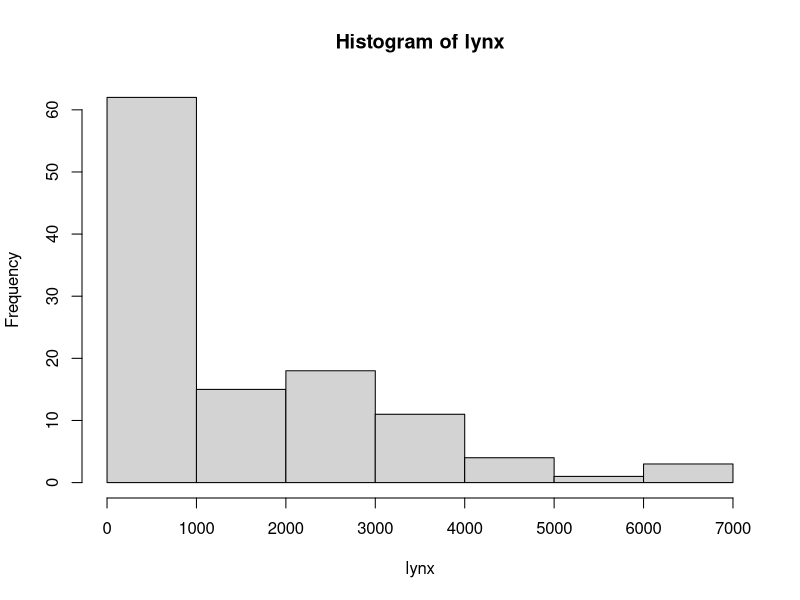
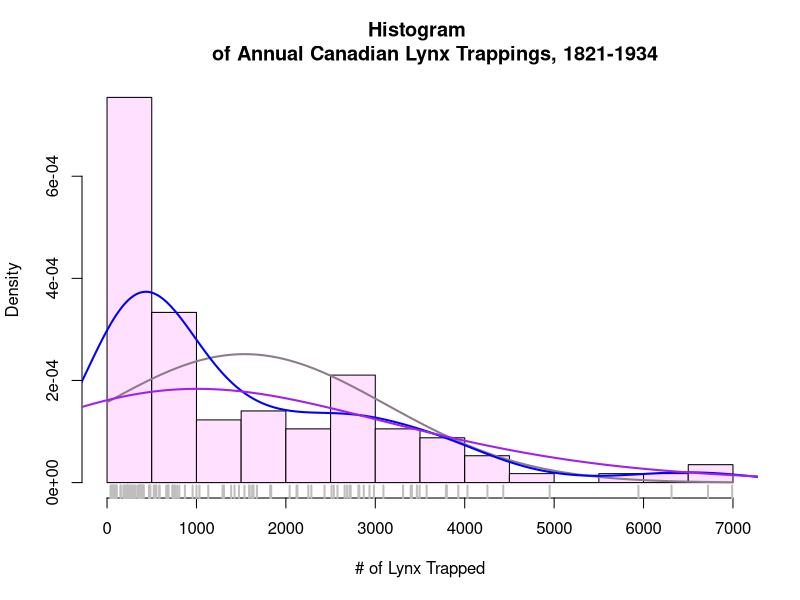

Recreate these plots in R, in order.
# File:   OverlayingPlots.R; Course: R: An Introduction (with RStudio)

# INSTALL AND LOAD PACKAGES ################################
library(datasets)  # Load/unload base packages manually

# LOAD DATA ################################################
# Annual Canadian Lynx trappings 1821-1934
?lynx
str(lynx)

# HISTOGRAM ################################################
# Default
hist(lynx)

# Add some options
hist(lynx, breaks = 14, freq = FALSE, col = "thistle1", main = paste("Histogram 
     of Annual Canadian Lynx", "Trappings, 1821-1934"), xlab = "# of Lynx Trapped")

# Add a normal distribution
curve(dnorm(x, mean = mean(lynx), sd = sd(lynx)), col = "thistle4", lwd = 2, add = TRUE)

# Add two kernel density estimators
lines(density(lynx), col = "blue", lwd = 2)
lines(density(lynx, adjust = 3), col = "purple", lwd = 2)

# Add a rug plot
rug(lynx, lwd = 2, col = "gray")

# CLEAN UP #################################################
# Clear packages
detach("package:datasets", unload = TRUE)  # For base
# Clear plots
dev.off()  # But only if there IS a plot
# Clear console
cat("\014")  # ctrl+L
# Clear mind :)